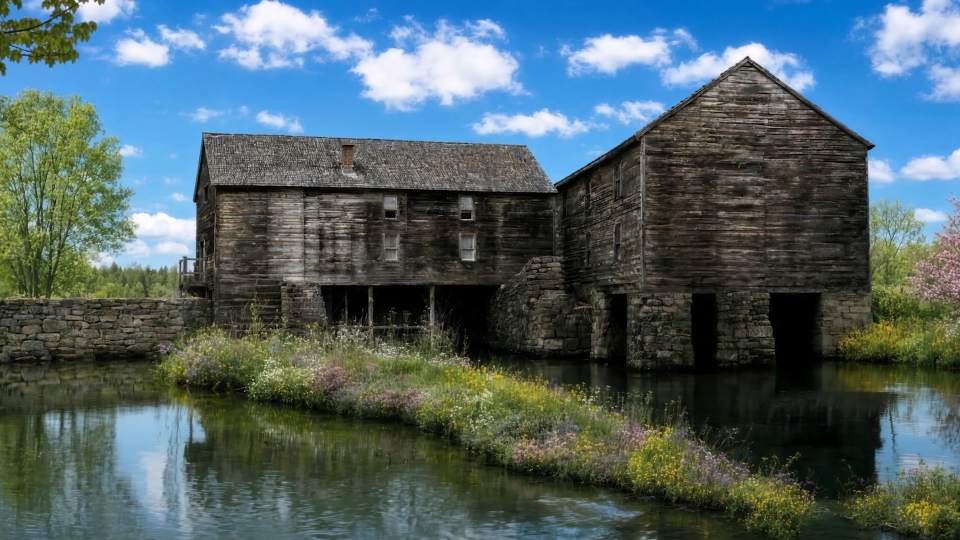
#> input picture authoring/miniature/inputs/reference.jpg, 1920 x 1080 px (shown at 1/2 size)
$ python build.py
#> lines starting #> are read from the running program, lines starting #| are printed output that depends on the picture; after the words box and inside, x2 and y2 are one past the last pixel; in counts of white or black regions, pixels touching at a corner belong together
"""Reconstruct Moeckel Pond's mill and banks from the supplied spring reference.

The image correspondences below are in the 1280 x 720 reference view. Only
isolated surfaces supply texture images. Roofs, masonry, branches, piers,
channels and both banks are independently modeled and visible from all sides.
Requires Python 3, NumPy, Pillow, and macOS OpenUSD command-line tools.
"""
from pathlib import Path
from collections import defaultdict
import math, random, json, subprocess, sys, shutil
import numpy as np
from PIL import Image, ImageFilter

HERE=Path(__file__).resolve().parent
OUT=Path(sys.argv[1]).resolve() if len(sys.argv)>1 else HERE.parent/'build'
OUT.mkdir(parents=True,exist_ok=True)
TEX=OUT/'textures';TEX.mkdir(exist_ok=True)
rng=random.Random(3906)
reference=Image.open(HERE/'inputs/reference.jpg').convert('RGB')
#> reference is the input picture: PIL image 1920x1080 RGB; mean R, G, B 79.1, 99.2, 103.2
mat={};batches={};ROOT='MoeckelMill';MOVING='PondRipples'
def material(name, rgb=None, texture=None, rough=.86,metal=0):
    rgb=rgb or (255,255,255)
    linear=lambda x: x/3294.6 if x<=10 else ((x/255+.055)/1.055)**2.4
    mat[name]={'color':[linear(v) for v in rgb],'roughness':rough,'metallic':metal}
    if texture:mat[name]['texture']='textures/'+texture
    return name

def rectified(name,quad,size):
    # Project a photographed plane into a rectilinear UV image.
#> called with name = 'LongElevation', size = (1100, 255)
    w,h=size;dst=[(0,0),(w,0),(w,h),(0,h)]
    A=[];B=[]
    for (x,y),(u,v) in zip(dst,quad):
        u*=reference.width/1280;v*=reference.height/720
        A.extend([[x,y,1,0,0,0,-u*x,-u*y],[0,0,0,x,y,1,-v*x,-v*y]]);B.extend([u,v])
    coeff=np.linalg.solve(A,B)
    result=reference.transform(size,Image.Transform.PERSPECTIVE,coeff,Image.Resampling.BICUBIC)
    result.save(TEX/(name+'.jpg'),quality=94,subsampling=0)
    return material(name,texture=name+'.jpg')

def crop(name,box,size=None):
    b=[round(v*reference.width/1280) for v in box];im=reference.crop(b)
    if size:im=im.resize(size,Image.Resampling.LANCZOS)
    im.save(TEX/(name+'.jpg'),quality=95,subsampling=0)
    return material(name,texture=name+'.jpg')

rectified('LongElevation',[(286,254),(737,261),(737,378),(287,379)],(1100,255))
rectified('GableElevation',[(858,79),(1156,86),(1156,388),(858,385)],(770,760))
rectified('GableReturn',[(744,251),(851,189),(851,384),(744,378)],(620,470))
rectified('BroadRoof',[(273,180),(701,197),(737,254),(282,244)],(1050,270))
# The photographed flue is replaced with shingle pixels before its 3D geometry is added.
im=Image.open(TEX/'BroadRoof.jpg')
a=np.array(im);a[:,345:536]=a[:,82:273]
#> after `a[:, 345:536] = a[:, 82:273]`:
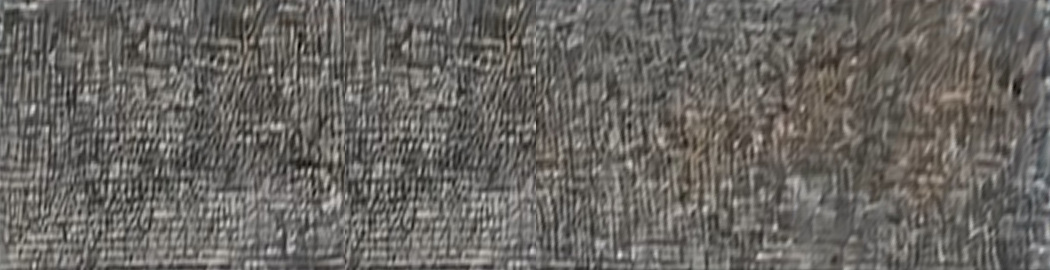
#> a: shape (270, 1050, 3); mean R, G, B 104.8, 101.9, 97.5
Image.fromarray(a).save(TEX/'BroadRoof.jpg',quality=94,subsampling=0)
crop('BackBoards',(914,219,1111,357),(512,350))
crop('RoofSlates',(292,188,416,236),(460,180))
crop('StoneSurface',(18,410,189,466),(480,150))
crop('CellarWood',(292,382,367,434),(220,150))
rectified('MasonryLeft',[(11,402),(237,403),(237,464),(11,474)],(600,180))
for name,color,rough in [
 ('Plinth',(62,64,56),.76),('Bevel',(79,79,69),.73),('DeepWood',(34,31,25),.94),
 ('OldTimber',(76,70,57),.86),('EdgeWood',(104,98,81),.87),('Void',(21,23,18),1),
 ('Mortar',(50,53,44),.96),('Chimney',(99,80,61),.91),('FlueCap',(78,67,54),.94),
 ('BankDark',(68,72,41),.96),('BankGrass',(110,121,63),.94),
 ('FlowerWhite',(209,205,170),.87),('FlowerGold',(201,179,63),.88),('FlowerLilac',(164,137,144),.88),
 ('Bark',(82,75,52),.96),('Twig',(93,91,61),.94),('Reed',(102,106,51),.95),
 ('ReedLight',(137,140,72),.95),('ReedShade',(73,84,45),.95),('Glint',(116,133,113),.39)
]:material(name,color,rough=rough)
for i,col in enumerate([(80,93,45),(105,117,63),(120,133,71),(151,157,86),(164,166,99),(96,106,58),(136,149,83)]):
    material('Leaf'+str(i),col,rough=.92)
for i,col in enumerate([(110,103,80),(145,126,112),(157,125,137),(176,139,154),(133,111,123),(151,145,104)]):
    material('Blossom'+str(i),col,rough=.91)
for i,col in enumerate([(80,81,65),(100,99,80),(117,111,89),(124,117,97),(91,92,78),(112,111,94),(135,125,102)]):
    material('Stone'+str(i),col,rough=.97)

def poly(points,m,uv=None,double=False,group=ROOT,normals=None):
    key=(group,m,double)
    d=batches.setdefault(key,{'material':m,'points':[],'indices':[]})
    n=len(d['points']);d['points'].extend(points)
    for i in range(1,len(points)-1):d['indices'].extend([n,n+i,n+i+1])
    if 'texture' in mat[m]:
        d.setdefault('uvs',[]).extend(uv or ([(0,0),(1,0),(1,1),(0,1)] if len(points)==4 else [(0,0),(1,0),(.5,1)]))
    if double:d['doubleSided']=True
    if normals is not None:d.setdefault('normals',[]).extend(normals)

def box(x0,x1,y0,y1,z0,z1,m):
    p=[(x0,y0,z1),(x1,y0,z1),(x1,y1,z1),(x0,y1,z1),
       (x1,y0,z0),(x0,y0,z0),(x0,y1,z0),(x1,y1,z0)]
    for idx in [(0,1,2,3),(4,5,6,7),(1,4,7,2),(5,0,3,6),(3,2,7,6),(5,4,1,0)]:
        poly([p[i] for i in idx],m)

def beam(a,b,r0,r1,m,n=7):
    a=np.array(a);b=np.array(b);axis=b-a;axis/=np.linalg.norm(axis)
    ref=np.array([0.,1.,0.]) if abs(axis[1])<.94 else np.array([1.,0.,0.])
    tangent=np.cross(axis,ref);tangent/=np.linalg.norm(tangent);bitangent=np.cross(axis,tangent)
    rims=[]
    for c,r in [(a,r0),(b,r1)]:
        rims.append([c+r*(math.cos(i*math.tau/n)*tangent+math.sin(i*math.tau/n)*bitangent) for i in range(n)])
    for i in range(n):
        j=(i+1)%n;poly([rims[0][i],rims[0][j],rims[1][j],rims[1][i]],m)
    poly(list(reversed(rims[0])),m);poly(rims[1],m)

# Low object base. Side faces contain only a single solid material.
XL,XR,ZB,ZF=-.304,.363,-.652,-.148
# [6 lines left out: function ring, not called in this run]
# This pond cutaway is wider along its far bank and tapers around the foreground
# island, letting the camera approach the water without cutting off the base.
outline=np.array([[-.274,-.616],[-.124,-.635],[.178,-.636],[.314,-.609],[.349,-.530],
 [.371,-.391],[.331,-.318],[.239,-.255],[.175,-.182],[.145,-.134],[.105,-.104],
 [.042,-.103],[-.026,-.115],[-.081,-.162],[-.161,-.239],[-.232,-.326],
 [-.286,-.420],[-.299,-.504],[-.289,-.580]])
def footprint(y,inset):
    # Clockwise in XZ as seen on paper; side and top faces use explicit winding.
#> called with y = -0.011, inset = 0.006
    p=[];n=len(outline);centre=np.array([.025,-.401])
    for i in range(n):
        a,b,c,d=(outline[(i+j)%n] for j in [-1,0,1,2])
        for t in np.linspace(0.,1.,7,endpoint=False):
            xz=.5*((2*b)+(-a+c)*t+(2*a-5*b+4*c-d)*t*t+(-a+3*b-3*c+d)*t**3)
            xz=centre+(xz-centre)*(1-inset)
            p.append((xz[0],y,xz[1]))
    return p
r0=footprint(-.011,.006);r1=footprint(-.008,0);r2=footprint(.001,0);r3=footprint(.003,.004)
for lower,upper,m in [(r0,r1,'Bevel'),(r1,r2,'Plinth'),(r2,r3,'Bevel')]:
    for i in range(len(lower)):
        j=(i+1)%len(lower);poly([lower[j],lower[i],upper[i],upper[j]],m)
poly(r0,'Plinth')
# Water albedo creates a shaded channel under the buildings. Entirely procedural; no photograph on the plinth.
N=720;xx,zz=np.meshgrid(np.linspace(XL,XR,N),np.linspace(ZB,ZF,N))
noise=np.random.default_rng(21).random((N,N))
def mist(cx,cz,ax,az):return np.exp(-((xx-cx)/ax)**4-((zz-cz)/az)**2)
wave=np.sin(zz*1020+np.sin(xx*71)*3+np.sin(xx*137+zz*88))*.5+np.sin(zz*1734+xx*63)*.23
channel=mist(.192,-.315,.087,.097)*.79+mist(-.005,-.477,.136,.06)*.54
warm=mist(-.215,-.46,.079,.13)+.7*mist(.316,-.372,.06,.09)
refl=.5+.5*np.sin(xx*288+np.sin(zz*160)*1.5)
base=np.array([67.,87.,80.]);rgb=np.broadcast_to(base,(N,N,3)).copy()
rgb += (wave*5+(noise-.5)*3+refl*5)[:,:,None]
rgb *= (1-np.minimum(.85,channel)*.68)[:,:,None]
rgb += warm[:,:,None]*np.array([7.,5.,-7.])
Image.fromarray(np.uint8(np.clip(rgb,0,255))).save(TEX/'Water.jpg',quality=94)
material('PondWater',texture='Water.jpg',rough=.39,metal=.16)
water=list(reversed(r3));poly(water,'PondWater',[((x-XL)/(XR-XL),1-(z-ZB)/(ZF-ZB)) for x,y,z in water])
# Animating fine, broken reflections keeps the building stationary.
def within_water(x,z):
    # All vertices of the wavelet must remain over the pond at each animation extremum.
    inside=False
    for i,p in enumerate(r3):
        q=r3[(i+1)%len(r3)]
        if (p[2]>z)!=(q[2]>z):
            if x<(q[0]-p[0])*(z-p[2])/(q[2]-p[2])+p[0]:inside=not inside
    return inside
for i in range(85):
    x=rng.uniform(XL+.026,XR-.026);z=rng.uniform(-.48,ZF-.018)
    if not all(within_water(x+dx,z+dz) for dx in [-.016,.016] for dz in [-.004,.004]):continue
    length=rng.uniform(.003,.012);y=.00328
    p=[(x-length,y,z),(x-length*.22,y+.00007,z-.00021),(x+length,y,z+.00013),(x,y,z+.00023)]
    poly(p,'Glint',double=True,group=MOVING)

# Central two-volume mill. The gable's blank front faces +Z; its long LEFT return faces -X.
X0,X1,Z0,Z1=.124,.255,-.607,-.320
floor,eave,ridge=.044,.128,.182;mid=(X0+X1)/2
V=(eave-floor)/(ridge-floor)
poly([(X0,floor,Z1),(X1,floor,Z1),(X1,eave,Z1),(mid,ridge,Z1),(X0,eave,Z1)],
     'GableElevation',[(0,0),(1,0),(1,V),(.47,1),(0,V)])
poly([(X1,floor,Z0),(X0,floor,Z0),(X0,eave,Z0),(mid,ridge,Z0),(X1,eave,Z0)],
     'BackBoards',[(0,0),(1.4,0),(1.4,1.2),(.7,1.85),(0,1.2)])
wing_front=-.472
poly([(X0,floor,Z0),(X0,floor,wing_front),(X0,eave,wing_front),(X0,eave,Z0)],'BackBoards',[(0,0),(1.2,0),(1.2,1),(0,1)])
poly([(X0,floor,wing_front),(X0,floor,Z1),(X0,eave,Z1),(X0,eave,wing_front)],'GableReturn')
poly([(X1,floor,Z1),(X1,floor,Z0),(X1,eave,Z0),(X1,eave,Z1)],'BackBoards',[(0,0),(2.1,0),(2.1,1.2),(0,1.2)])
box(X0,X1,floor-.0014,floor,Z0,Z1,'DeepWood')
def roof(name, corners,tex):
#> called with name = 'MainLeft', tex = 'RoofSlates'
    poly(corners,tex)
    under=[(x,y-.0018,z) for x,y,z in corners];poly(list(reversed(under)),'DeepWood')
    for i in range(4):
        j=(i+1)%4;poly([corners[j],corners[i],under[i],under[j]],'EdgeWood')
pad=.0035
roof('MainLeft',[(X0-pad,eave,Z1+pad),(mid,ridge+.001,Z1+pad),(mid,ridge+.001,Z0-pad),(X0-pad,eave,Z0-pad)],'RoofSlates')
roof('MainRight',[(mid,ridge+.001,Z1+pad),(X1+pad,eave,Z1+pad),(X1+pad,eave,Z0-pad),(mid,ridge+.001,Z0-pad)],'RoofSlates')
# Main gable fascia and weathered corner uprights are narrow enough to preserve the photo's silhouette.
for x in [X0,X1]:box(x-.00065,x+.00065,floor,eave,Z1,Z1+.0007,'EdgeWood')

# Left wing runs along X with a full-width shingled roof pitched toward the viewer.
L,R=-.126,.125;zF=wing_front;zB=-.604;zM=(zF+zB)/2
low,high,apex=.041,.102,.137
windows=[(.486,.528,.235,.565),(.704,.749,.230,.565),(.486,.529,.72,.982),(.704,.749,.72,.984)]
us=sorted({0.,1.,*(v for w in windows for v in w[:2])});vs=sorted({0.,1.,*(v for w in windows for v in w[2:])})
def frontpos(u,v,z=zF):return (L+(R-L)*u,low+(high-low)*v,z)
def surface_panel(u0,u1,v0,v1,z,elevation):
    uv=[(u0,v0),(u1,v0),(u1,v1),(u0,v1)]
    poly([frontpos(u,v,z) for u,v in uv],elevation,uv)
for ua,ub in zip(us,us[1:]):
    for va,vb in zip(vs,vs[1:]):
        if any(a<(ua+ub)/2<b and c<(va+vb)/2<d for a,b,c,d in windows):continue
        surface_panel(ua,ub,va,vb,zF,'LongElevation')
for a,b,c,d in windows:
    recess=.0013;surface_panel(a,b,c,d,zF-recess,'LongElevation')
    outer=[frontpos(a,c),frontpos(b,c),frontpos(b,d),frontpos(a,d)]
    inner=[(x,y,z-recess) for x,y,z in outer]
    for i in range(4):j=(i+1)%4;poly([outer[i],outer[j],inner[j],inner[i]],'DeepWood',double=True)
    x0,y0,_=outer[0];x1=outer[1][0]
    box(x0-.0006,x1+.0006,y0-.0007,y0,zF-.0003,zF+.001,'EdgeWood')
poly([(R,low,zB),(L,low,zB),(L,high,zB),(R,high,zB)],'BackBoards',[(0,0),(2.2,0),(2.2,1),(0,1)])
poly([(L,low,zB),(L,low,zF),(L,high,zF),(L,apex,zM),(L,high,zB)],'BackBoards',[(0,0),(1.4,0),(1.4,.7),(.7,1.1),(0,.7)])
poly([(R,low,zF),(R,low,zB),(R,high,zB),(R,apex,zM),(R,high,zF)],'BackBoards',[(0,0),(1.4,0),(1.4,.7),(.7,1.1),(0,.7)])
box(L,R,low-.0015,low,zB,zF,'DeepWood')
roof('WingFront',[(L-pad,high,zF+pad),(R+pad,high,zF+pad),(R+pad,apex,zM),(L-pad,apex,zM)],'BroadRoof')
roof('WingBack',[(R+pad,high,zB-pad),(L-pad,high,zB-pad),(L-pad,apex,zM),(R+pad,apex,zM)],'RoofSlates')
# Small chimney visible just down from the left ridge.
fx=L+(R-L)*.411;fz=zM+.018;fy=apex-(fz-zM)/(zF-zM)*(apex-high)
box(fx-.0041,fx+.0041,fy-.001,fy+.0135,fz-.0036,fz+.0036,'Chimney')
box(fx-.0048,fx+.0048,fy+.0130,fy+.015,fz-.0044,fz+.0044,'FlueCap')
box(L,L+.051,.004,low,zB,zF,'CellarWood')
# Dark interior surfaces at the back of actual open bays.
box(X0+.003,X1-.003,.002,floor-.001,Z1-.071,Z1-.060,'Void')
box(X0+.018,X0+.022,.002,floor-.001,wing_front+.003,Z1-.044,'Void')
box(L+.048,R-.001,.002,low-.001,zF-.046,zF-.036,'Void')
for x in [-.057,-.014,.032,.075]:
    box(x,x+.0021,.003,low,zF-.012,zF-.009,'OldTimber')
box(L,R,low-.004,low,zF-.002,zF+.0003,'DeepWood')

# Rough, individually coursed granite supports. Each block has slight variations in face, depth and height.
def stone_block(a,b,y0,y1,c,d,shade=None):
    # Chamfered, uneven granite faces follow the joint courses in the source.
    w=b-a;h=y1-y0;cut=min(w*.19,h*.27);dz=d-c
    rim=[(a+cut,y0),(b-cut*.7,y0),(b,y0+cut*.7),(b,y1-cut),(b-cut*.8,y1),
         (a+cut*1.35,y1),(a,y1-cut*.63),(a,y0+cut)]
    front=[(x+rng.uniform(-.00032,.00032),y+rng.uniform(-.00046,.00046),d+rng.uniform(-.00065,.00065)) for x,y in rim]
    back=[(x+rng.uniform(-.00045,.00045),y,c+rng.uniform(-.00045,.00045)) for x,y,z in front]
    u,v=rng.uniform(.04,.65),rng.uniform(.035,.58);du,dv=rng.uniform(.12,.27),rng.uniform(.18,.34)
    uv=[(u+(x-a)/w*du,v+(y-y0)/h*dv) for x,y,_ in front]
    poly(front,'StoneSurface',uv);poly(list(reversed(back)),'StoneSurface',list(reversed(uv)))
    for i in range(len(front)):
        j=(i+1)%len(front)
        poly([front[j],front[i],back[i],back[j]],'StoneSurface',[(u+du,v),(u,v),(u,v+dv),(u+du,v+dv)])

def masonry(x0,x1,z0,z1,y0,y1,rows,block_width,face=None):
    # Dark recessed mortar remains visible in joints, while the stones cast their own shadows.
    box(x0+.001,x1-.001,y0,y1-.0002,z0+.0008,z1-.0016,'Mortar')
    for row in range(rows):
        a=y0+(y1-y0)*row/rows;b=y0+(y1-y0)*(row+1)/rows
        x=x0
        while x<x1-.0003:
            w=min(x1-x,block_width*rng.uniform(.65,1.3)*(0.6 if row%2 and x==x0 else 1))
            if x1-(x+w)<block_width*.32:w=x1-x
            gap=.00026
            depth=z0
            while depth<z1-.00015:
                d=min(z1-depth,rng.uniform(.0125,.021))
                if z1-(depth+d)<.005:d=z1-depth
                stone_block(x+gap,x+w-gap,a+.0001,b,depth+.00014,depth+d-.00014)
                depth+=d
            x+=w
    # Apply the photographed granite courses to exposed side returns and the cap.
    # Cropping by physical dimensions keeps side stones at the same scale as front masonry.
    h=y1-y0;d=z1-z0;w=x1-x0;skim=.0011
    vv=h/.046;ud=d/.132;uw=w/.132
    poly([(x0-skim,y0,z0),(x0-skim,y0,z1),(x0-skim,y1,z1),(x0-skim,y1,z0)],'StoneSurface',[(.08,.02),(.08+ud,.02),(.08+ud,.02+vv),(.08,.02+vv)])
    poly([(x1+skim,y0,z1),(x1+skim,y0,z0),(x1+skim,y1,z0),(x1+skim,y1,z1)],'StoneSurface',[(.49,.08),(.49+ud,.08),(.49+ud,.08+vv),(.49,.08+vv)])
    poly([(x0,y1+.0008,z1),(x1,y1+.0008,z1),(x1,y1+.0008,z0),(x0,y1+.0008,z0)],'StoneSurface',[(.19,.13),(.19+uw,.13),(.19+uw,.13+d/.046),(.19,.13+d/.046)])
    if face:
       # Thin photo-mapped relief skin across the main outward face; no flat backing under its open channels.
       nx,ny=34,10
       for iy in range(ny):
        for ix in range(nx):
         uv=[(ix/nx,iy/ny),((ix+1)/nx,iy/ny),((ix+1)/nx,(iy+1)/ny),(ix/nx,(iy+1)/ny)]
         def relief(u,v):return z1+.0017
         poly([(x0+(x1-x0)*u,y0+(y1-y0)*v,relief(u,v)) for u,v in uv],face,uv)
for i,(a,b) in enumerate([(-.018,.235),(.345,.575),(.809,1.008)]):
    x0=X0+(X1-X0)*a;x1=X0+(X1-X0)*b
    tex=rectified('FrontPier'+str(i),[
      [(842,394),(915,395),(921,486),(839,489)],[(958,394),(1023,394),(1033,481),(957,484)],[(1099,394),(1155,393),(1155,471),(1105,475)]][i],(220,248))
    masonry(x0,x1,Z1-.038,Z1-.0008,.0008,floor-.001,6,.013,tex)
    masonry(x0,x1,Z0+.028,Z0+.061,.001,floor-.001,6,.014)
for x in [X0-.001,X1-.018]:masonry(x,x+.020,-.451,-.422,.001,floor,5,.014)
masonry(L+.051,L+.076,zF-.038,zF,.003,low-.001,5,.013)
masonry(.087,.119,-.464,-.419,.002,.041,6,.013)
masonry(.092,.122,-.471,-.438,.041,.053,2,.013)
# Left retaining wall, fully exposed on the outside of the left wing.
masonry(XL+.008,L-.001,-.513,-.455,.002,.033,5,.023,'MasonryLeft')
# Short left-side walk and posts on the wing's outside corner.
box(L-.015,L,.039,.041,-.518,-.475,'OldTimber')
for z in [-.513,-.483]:
    box(L-.016,L-.014,.041,.055,z-.001,z+.001,'OldTimber')
box(L-.0165,L-.0135,.0538,.055,-.515,-.481,'EdgeWood')

# Waterside plants and terrain. The meadow's long axis is left/back to right/front (+X,+Z).
def meadow(t,s):
    a=np.array([-.166,-.436]);b=np.array([-.045,-.407]);c=np.array([.060,-.255]);d=np.array([.107,-.136])
    xy=(1-t)**3*a+3*(1-t)**2*t*b+3*(1-t)*t*t*c+t**3*d
    tangent=3*(1-t)**2*(b-a)+6*(1-t)*t*(c-b)+3*t*t*(d-c)
    norm=np.array([-tangent[1],tangent[0]])/np.linalg.norm(tangent)
    width=(max(0,math.sin(t*math.pi))**.55)*(.026+.016*t+.015*math.exp(-((t-.70)/.19)**2))*(1+.11*math.sin(t*20)+.065*math.sin(t*37))
    xy+=norm*width*s
    y=.00315+.0135*(1-s*s)*max(0,math.sin(t*math.pi))**.70 + .0007*math.sin(22*t+5*s)
    return (xy[0],y,xy[1])

def shore_texture():
    # Isolated meadow detail in the foreground of the reference, mottled across the ground.
    raw=reference.crop((591,766,725,826)).resize((256,128),Image.Resampling.LANCZOS).convert('RGB')
    arr=np.asarray(raw,dtype=float)
    luminance=arr.mean(axis=2);luminance=(luminance-luminance.mean())*.32
    n=np.random.default_rng(70).normal(0,5,luminance.shape)
    result=np.uint8(np.clip(np.array([61,75,37])+(luminance+n)[:,:,None],0,255))
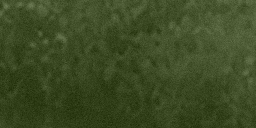
#> result: shape (128, 256, 3); mean of channels 0, 1, 2 60.5, 74.5, 36.5; drawn as R, G, B
    Image.fromarray(result).save(TEX/'MeadowGround.jpg',quality=92)
    material('MeadowGround',texture='MeadowGround.jpg',rough=.98)
shore_texture()
for i in range(55):
    t0=i/55;t1=(i+1)/55
    for j in range(8):
        s0=-1+j/4;s1=s0+.25
        # Transverse (s) then longitudinal (t) winding gives +Y.
        uv=[(t0*8,j/8),(t0*8,(j+1)/8),(t1*8,(j+1)/8),(t1*8,j/8)]
        poly([meadow(t0,s0),meadow(t0,s1),meadow(t1,s1),meadow(t1,s0)],'MeadowGround',uv,double=True)
def blade(x,y,z,h,m):
    w=h*rng.uniform(.035,.095);a=rng.random()*math.tau;dx=math.cos(a)*w;dz=math.sin(a)*w
    poly([(x-dx,y,z-dz),(x+dx,y,z+dz),(x+rng.uniform(-h*.4,h*.4),y+h,z+rng.uniform(-h*.3,h*.3))],m,double=True)
for _ in range(3600):
    t=rng.uniform(.013,.99);s=rng.uniform(-1,1);x,y,z=meadow(t,s)
    blade(x,y,z,rng.uniform(.0014,.0069),rng.choice(['Reed','ReedShade','ReedLight']))
for _ in range(925):
    t=rng.uniform(.022,.98);s=rng.uniform(-.91,.91);x,y,z=meadow(t,s)
    high=rng.uniform(.0022,.008);w=rng.uniform(.00042,.00093)*(1+.3*t);y+=high
    m=rng.choices(['FlowerWhite','FlowerGold','FlowerLilac'],[.41+.25*math.sin(26*t),.41+.33*math.cos(21*t),.38+.30*math.sin(t*16)])[0]
    bud=[(x-w,y,z),(x,y+w*.65,z+w*.62),(x+w,y,z),(x,y-w*.65,z+w*.26)]
    petal=(x,y+w*.38,z-w*.49)
    for k in range(4):poly([bud[k],bud[(k+1)%4],petal],m,double=True)
    if rng.random()<.46:blade(x,y-high,z,high,'Reed')

# Sculpted bank masses occupy the extreme edges and the area behind the building.
def mound(cx,cz,rx,rz,height,material_name):
#> called with cx = -0.207, cz = -0.53, rx = 0.079, rz = 0.055, height = 0.031, material_name = 'MeadowGround'
    rings=32
    prev=None
    for j in range(7):
        radius=j/6
        cur=[]
        for i in range(rings):
            a=math.tau*i/rings;ruffle=1+.045*math.sin(5*a+cx*20)+.025*math.cos(9*a)
            cur.append((cx+rx*radius*math.cos(a)*ruffle,.003+height*(1-radius**3)+.00035*math.sin(a*5)*radius,cz+rz*radius*math.sin(a)*ruffle))
        if prev is not None:
            for i in range(rings):
                k=(i+1)%rings;face=[prev[i],prev[k],cur[k],cur[i]]
                poly(face,material_name,[((v[0]-cx)*17,(v[2]-cz)*17) for v in face])
        prev=cur
mound(-.207,-.530,.079,.055,.031,'MeadowGround')
mound(.312,-.384,.041,.063,.012,'MeadowGround')
mound(-.008,-.590,.142,.033,.013,'MeadowGround')
# The rural retaining wall spans the left shoreline. Keep the lawn behind its face.
for i in range(270):
    x=rng.uniform(XL+.014,L-.011);z=rng.uniform(-.513,-.466)
    blade(x,.0327,z,rng.uniform(.0018,.0055),rng.choice(['Reed','ReedShade','ReedLight']))

def leaf(x,y,z,amount,m):
    size=amount; angle=rng.uniform(0,math.tau)
    long=np.array([math.cos(angle),rng.uniform(-.65,.75),math.sin(angle)])*size
    across=np.array([-math.sin(angle),rng.uniform(-.25,.30),math.cos(angle)])*size*rng.uniform(.33,.52)
    center=np.array([x,y,z]);peak=center+np.array([0,.00024,0])
    ends=[center-long,center+across,center+long,center-across]
    for i in range(4):poly([ends[i],ends[(i+1)%4],peak],m,double=True)

def foliage_texture(name,box,mode):
#> called with name = 'WillowFoliage', box = (32, 151, 119, 301), mode = 'leaf'
    region=reference.crop(tuple(round(v*reference.width/1280) for v in box)).resize((256,256),Image.Resampling.LANCZOS)
    rgb=np.asarray(region,dtype=float)
    # Recover the canopy's fine photographic leaf pattern while removing sky holes.
    invalid=(rgb[:,:,2]>rgb[:,:,0]*1.15)|(rgb.mean(axis=2)>196)
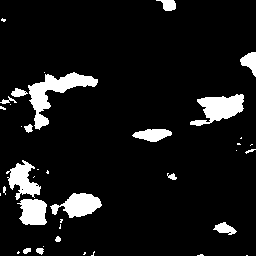
#> invalid: shape (256, 256) bool; 8.7% white; 39 white regions (22 under 20 px), largest, box (x1, y1, x2, y2) and area: (28, 72, 98, 130) 1295, (190, 94, 244, 126) 958, (50, 193, 102, 218) 753
    original=rgb.copy()
    for _ in range(32):
        if not invalid.any(): break
        total=np.zeros_like(rgb);weights=np.zeros(invalid.shape)
        for dy,dx in [(1,0),(-1,0),(0,1),(0,-1),(2,2),(-2,-2)]:
            ok=np.roll(~invalid,(dy,dx),(0,1));val=np.roll(rgb,(dy,dx),(0,1))
            total+=val*ok[:,:,None];weights+=ok
        take=invalid&(weights>0);rgb[take]=total[take]/weights[take,None];invalid[take]=False
#> invalid: shape (256, 256) bool; 8.68% of pixels changed, all inside (x1, y1, x2, y2) = (0, 0, 256, 256)
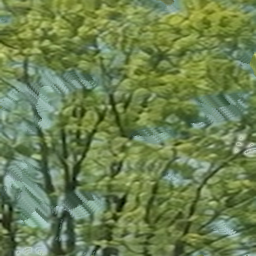
#> rgb: shape (256, 256, 3) float64; mean R, G, B 108.2, 128.6, 80.5
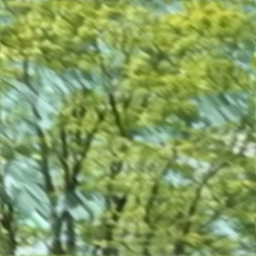
#> total: shape (256, 256, 3) float64; mean R, G, B 649.5, 771.4, 482.8; drawn with min black and max white
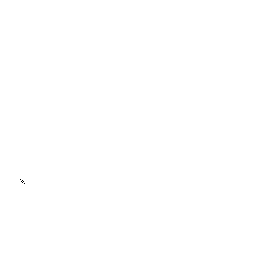
#> weights: shape (256, 256) float64; values 5 (black) and 6 (white), 100% white; black in thin lines or dots, all inside (x1, y1, x2, y2) = (20, 179, 25, 184)
    if invalid.any():rgb[invalid]=np.array([97,114,65] if mode=='leaf' else [144,118,124])
    tone=rgb.mean(axis=2);tone=(tone-np.median(tone))*.49
#> after `tone = rgb.mean(axis=2)`:
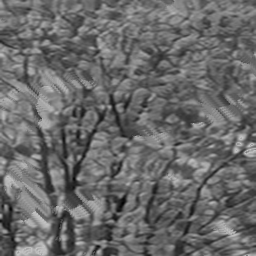
#> tone: shape (256, 256) float64; min 3, max 196, mean 105.8
    target=np.array({'leaf':[99,117,62],'young':[132,148,91],'blossom':[151,126,135]}[mode])
    rgb=np.uint8(np.clip(target+tone[:,:,None],0,255));Image.fromarray(rgb).save(TEX/(name+'.jpg'),quality=91)
#> (the rest of the program and of its run is left out)
